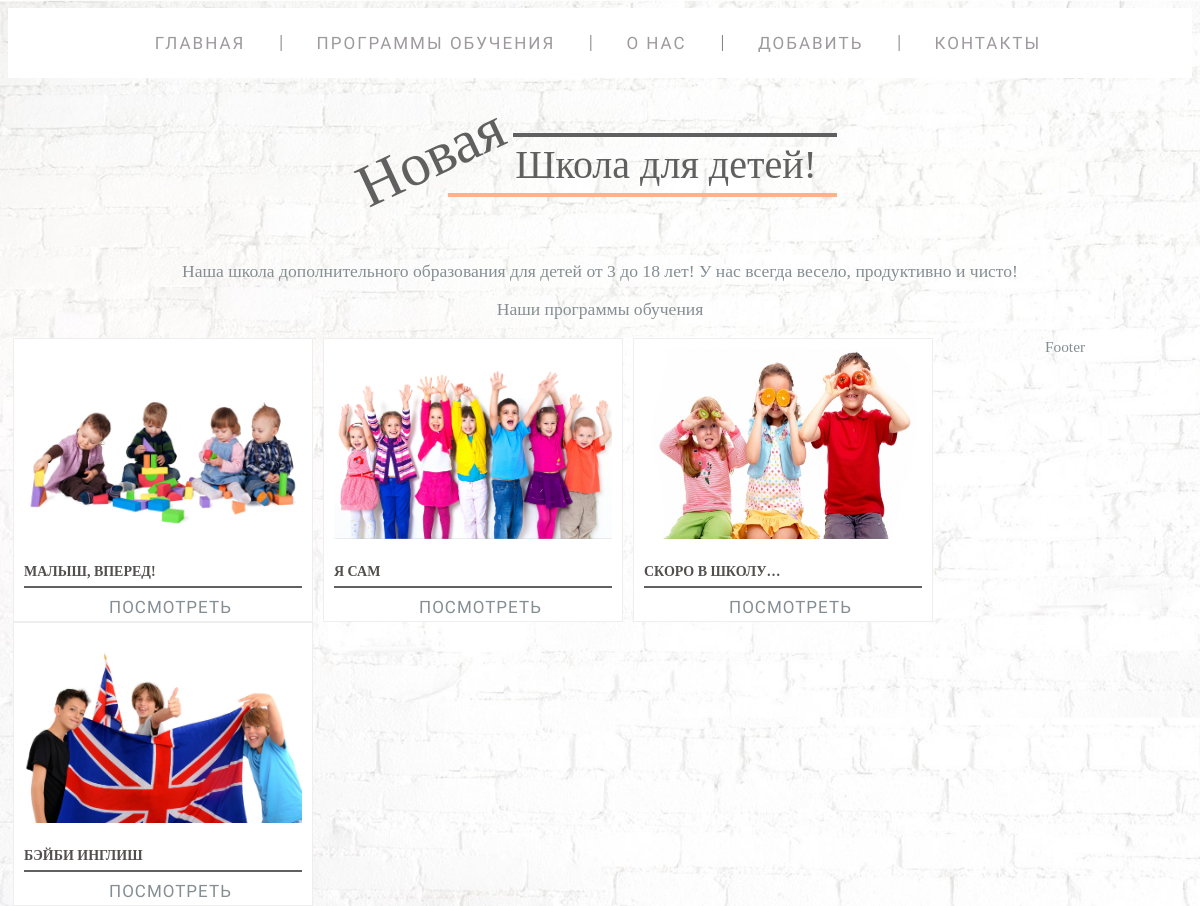
The page / on the database its author committed.
### school/models.py (models this page shows, shortened)
class PhotoEducations(models.Model):
    name_edu = models.CharField(max_length=40, verbose_name='Название')
    slug = models.SlugField(max_length=255, db_index=True, unique=True, verbose_name='URL')
    photo = models.ImageField(upload_to='photos/%Y/%m/%d/', verbose_name='Фото')
    def get_absolute_url(self):
        return reverse('programma', kwargs={'num': self.slug})
    class Meta:
        verbose_name = 'Фото программы'
        verbose_name_plural = 'Фото программ'

### school/views.py (the view)
# urls.py: path('', index, name='home'),
def index(request):
    context['kolvo'] = 4
    context['title'] = 'Главная страница'
    return render(request, 'school/index.html', context=context)

### school/templatetags/school_tags.py (called while the page is built)
@register.inclusion_tag('school/list_progs.html')
def c_list(filter=None):
    if filter:
        clist = PhotoEducations.objects.filter(pk__lte=filter)
    else:
        clist = PhotoEducations.objects.all()
    return {"clist": clist}

### school/templates/school/index.html
{% extends 'school/base.html' %}
{% load school_tags %}
{% block content %}
<div class="five"><h1>Школа для детей!</h1></div>
<div class="proog">
  <p>Наша школа дополнительного образования для детей от 3 до 18 лет! У нас всегда весело, продуктивно и чисто!</p>
  <p>Наши программы обучения</p>
</div>
{% c_list kolvo %}
{% endblock content %}

### school/templates/school/list_progs.html
{% for i in clist %}
<div class="product-item">
  <div class="product-img">
      {% if i.photo %}
      <img src="{{ i.photo.url|default_if_none:'#' }}" alt="{{i.name_edu}}">
      {% endif %}
  </div>
  <div class="product-list">
    <h3>{{i.name_edu}}</h3>
    <div class="actions">
      <div class="add-to-cart">
        <a href="{{i.get_absolute_url}}" class="cart-button">Посмотреть</a>
      </div>
      </div>
    </div>
</div>
{% endfor %}

### school/static/school/css/style.css (style rules this page uses)
body { font-family: 'Comfortaa', cursive; color: #524f4e; font-weight: 300; background-repeat: no-repeat; background-attachment: fixed; background-size: 50% 50%; }
p { font-size: 1.1em; font-family: 'Comfortaa', cursive; color: #848e93; }
* { box-sizing: border-box; }
.product-item { float: left; width: 300px; margin: 0 5px; padding: 10px 10px 5px 10px; border: 1px solid #eee; background: white; overflow: hidden; transition: .4s linear; }
.product-img { transition: 1s ease-in-out; }
.product-img img { height: 190px; width: 100%; }
.product-list { margin-top: 15px; }
.product-list h3 { font-weight: 700; margin: auto; text-transform: uppercase; font-size: 14px; line-height: 2; }
.actions { border-top: 2px solid #606060; padding-top: 4px; height: 30px; line-height: 30px; }
.cart-button { font-family: 'Ubuntu Condensed', sans-serif; text-decoration: none; color: #848e93; letter-spacing: 1px; position: relative; padding-bottom: 20px; margin: 0 40px 0 85px; font-size: 17px; text-transform: uppercase; display: inline-block; transition: color .2s; }
.five { padding: 50px 20px 50px 170px; text-align: center; }
.five h1 { font-weight: 400; position: relative; color: #606060; font-size: 2.5em; font-weight: normal; display: inline-block; margin: 0; line-height: 1; padding: 8px 20px 8px 2px; border-top: 4px solid; }
.five h1:before { content: "Новая"; position: absolute; top: -10px; left: -160px; font-size: 1.5em; transform: rotate(-25deg); }
.five h1:after { content: ""; position: absolute; width: 120%; height: 4px; right: 0; bottom: -4px; background: #feb386; }
.proog { margin-left: auto; margin-right: auto; text-align: center; }

### rows shown on the page
PhotoEducations: photo (picture), name_edu "МАЛЫШ, ВПЕРЕД!"
PhotoEducations: photo (picture), name_edu "Я САМ"
PhotoEducations: photo (picture), name_edu "СКОРО В ШКОЛУ…"
PhotoEducations: photo (picture), name_edu "БЭЙБИ ИНГЛИШ"

### other values the page prints
{{ m.title }} "ГЛАВНАЯ" "ПРОГРАММЫ ОБУЧЕНИЯ" "О НАС" "ДОБАВИТЬ" "КОНТАКТЫ"
